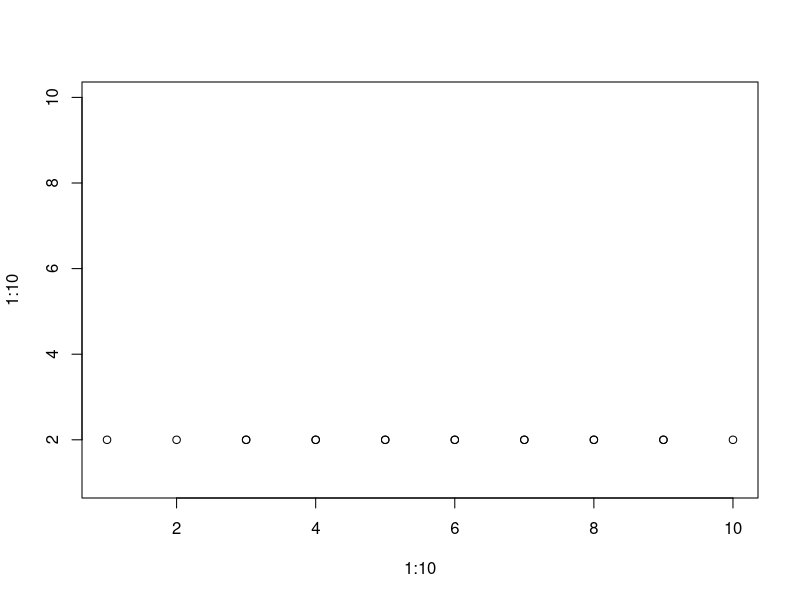

Write R code to recreate this figure.
plot(x=1:10,y=1:10,type = 'n')
initx=2
inity=2
xwall=10
for(i in 1:30){
  if (i > xwall) {i=-i; xpos=2*xwall+i} else xpos=initx+i
  ypos=inity
  print(xpos)
  points(xpos,ypos)
  Sys.sleep(.1)
  print(i)
  }

